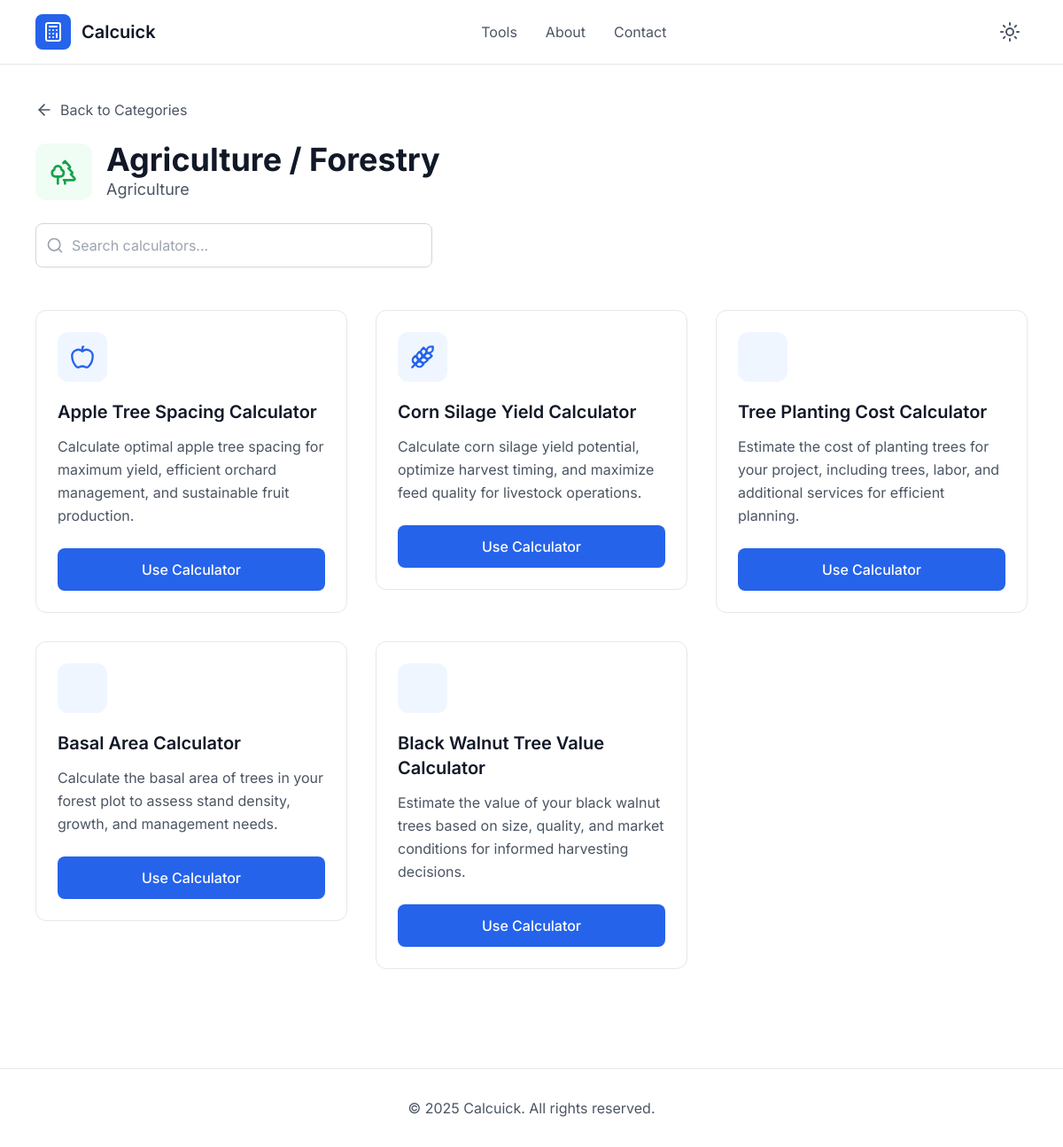
/category/agriculture-forestry/, run on the app's committed database.
### calculators/models.py (models this page shows, shortened)
class Category(models.Model):
    name = models.CharField(max_length=100)
    icon = models.CharField(max_length=50, blank=True)
    slug = models.SlugField(unique=True, null=True, blank=True)
    description = models.TextField(blank=True)

class Calculator(models.Model):
    category = models.ForeignKey(Category, on_delete=models.CASCADE, related_name='calculators')
    name = models.CharField(max_length=150)
    slug = models.SlugField(unique=True, blank=True)
    description = models.TextField(blank=True)
    template = models.CharField(max_length=150)
    icon = models.CharField(max_length=50, blank=True, null=True)

### calculators/views.py (the view)
# urls.py: path('category/<slug:slug>/', views.calculator_list, name='calculator_list'),
def calculator_list(request, slug):
    category = get_object_or_404(Category, slug=slug)
    calculators = category.calculators.all()
    return render(request, 'calculators/calculator_list.html', {'category': category, 'calculators': calculators})

### calculators/templates/calculators/calculator_list.html (shortened to what this page needs)
{% extends 'base.html' %}
{% block body %}
    <main class="max-w-6xl mx-auto px-4 py-8">
        <div class="mb-6">
            <button onclick="window.history.back()" class="flex items-center space-x-2 text-gray-600 dark:text-gray-300 hover:text-gray-900 dark:hover:text-white transition-colors">
                <i data-lucide="arrow-left" class="w-5 h-5"></i>
                <span>Back to Categories</span>
            </button>
        </div>
        <div class="mb-12">
            <div class="flex items-center space-x-4 mb-6">
                <div class="w-16 h-16 bg-green-50 dark:bg-green-900/30 rounded-xl flex items-center justify-center">
                    <i data-lucide="{{category.icon}}" class="w-8 h-8 text-green-600 dark:text-green-400"></i>
                </div>
                <div>
                    <h1 class="text-3xl md:text-4xl font-bold text-gray-900 dark:text-white">{{ category.name }}</h1>
                    <p class="text-lg text-gray-600 dark:text-gray-300">
                        {{category.description}}
                    </p>
                </div>
            </div>
            <div class="max-w-md">
                <div class="relative">
                    <i data-lucide="search" class="absolute left-3 top-1/2 transform -translate-y-1/2 w-5 h-5 text-gray-400"></i>
                    <input type="text" id="search-input" placeholder="Search calculators..." class="w-full pl-10 pr-4 py-3 border border-gray-300 dark:border-gray-600 rounded-lg bg-white dark:bg-gray-800 text-gray-900 dark:text-white focus:outline-none focus:ring-2 focus:ring-blue-500 focus:border-transparent">
                </div>
            </div>
        </div>
        <div id="calculators-grid" class="grid grid-cols-1 md:grid-cols-2 lg:grid-cols-3 gap-8">
          {% for calculator in calculators %}
          <a href="{% url 'calculator_detail' calculator.slug %}">
            <div class="calculator-card bg-white dark:bg-gray-800 border border-gray-200 dark:border-gray-700 rounded-xl p-6 hover:shadow-lg hover:border-blue-300 dark:hover:border-blue-600 transition-all duration-300 group" data-name="loan calculator">
                <div class="w-14 h-14 bg-blue-50 dark:bg-blue-900/30 rounded-xl flex items-center justify-center mb-5 group-hover:bg-blue-100 dark:group-hover:bg-blue-900/50 transition-colors">
                    <i data-lucide="{{calculator.icon}}" class="w-7 h-7 text-blue-600 dark:text-blue-400"></i>
                </div>
                <h3 class="text-xl font-semibold text-gray-900 dark:text-white mb-3">{{calculator.name.title}}</h3>
                <p class="text-gray-600 dark:text-gray-300 mb-6 leading-relaxed">{{calculator.description}}</p>
                <button class="w-full bg-blue-600 hover:bg-blue-700 text-white py-3 rounded-lg font-medium transition-colors duration-200">
                    Use Calculator
                </button>
            </div>
          </a>
          {% endfor %}
        </div>
    </main>
{% endblock %}

### calculators/templates/base.html (style rules this page uses)
body { font-family: 'Inter', sans-serif; }

### data on the page
Category: name "Agriculture / Forestry", description "Agriculture"
Calculator: name "Apple Tree Spacing Calculator", description "Calculate optimal apple tree spacing for maximum yield, efficient orchard management, and sustainable fruit production."
Calculator: name "Corn Silage Yield Calculator", description "Calculate corn silage yield potential, optimize harvest timing, and maximize feed quality for livestock operations."
Calculator: name "Tree Planting Cost Calculator", description "Estimate the cost of planting trees for your project, including trees, labor, and additional services for efficient planning."
Calculator: name "Basal Area Calculator", description "Calculate the basal area of trees in your forest plot to assess stand density, growth, and management needs."
Calculator: name "Black Walnut Tree Value Calculator", description "Estimate the value of your black walnut trees based on size, quality, and market conditions for informed harvesting decisions."
